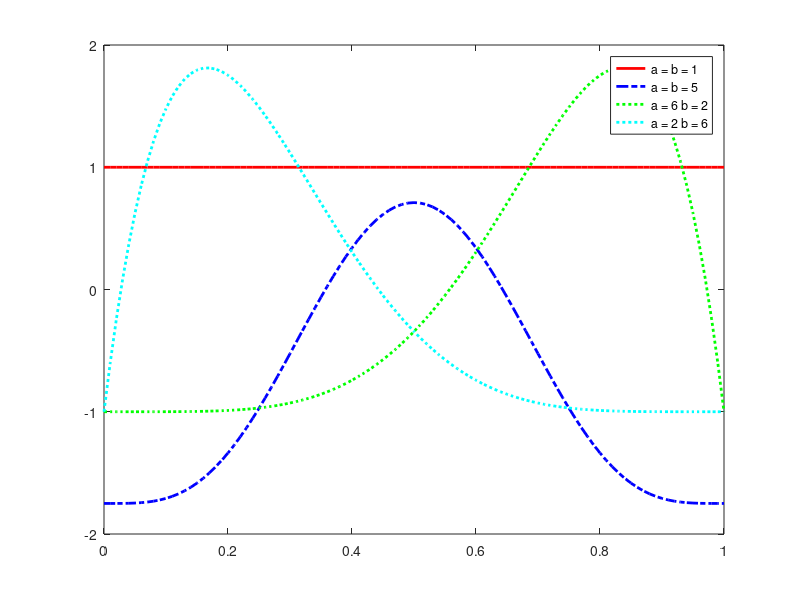

Reproduce this figure in MATLAB.
X = 0:.01:1;
y1 = (betapdf(X,1,1));
y2 = (betapdf(X,5,5)-1.75);
y3 = (betapdf(X,6,2)-1);
y4 = (betapdf(X,2,6)-1);
%y1 = y1+y3+y4;

figure
plot(X,y1,'Color','r','LineWidth',2)
hold on
plot(X,y2,'LineStyle','-.','Color','b','LineWidth',2)
plot(X,y3,'LineStyle',':','Color','g','LineWidth',2)
plot(X,y4,'LineStyle',':','Color','c','LineWidth',2)
legend({'a = b = 1','a = b = 5','a = 6 b = 2','a = 2 b = 6'},'Location','NorthEast');
hold off
